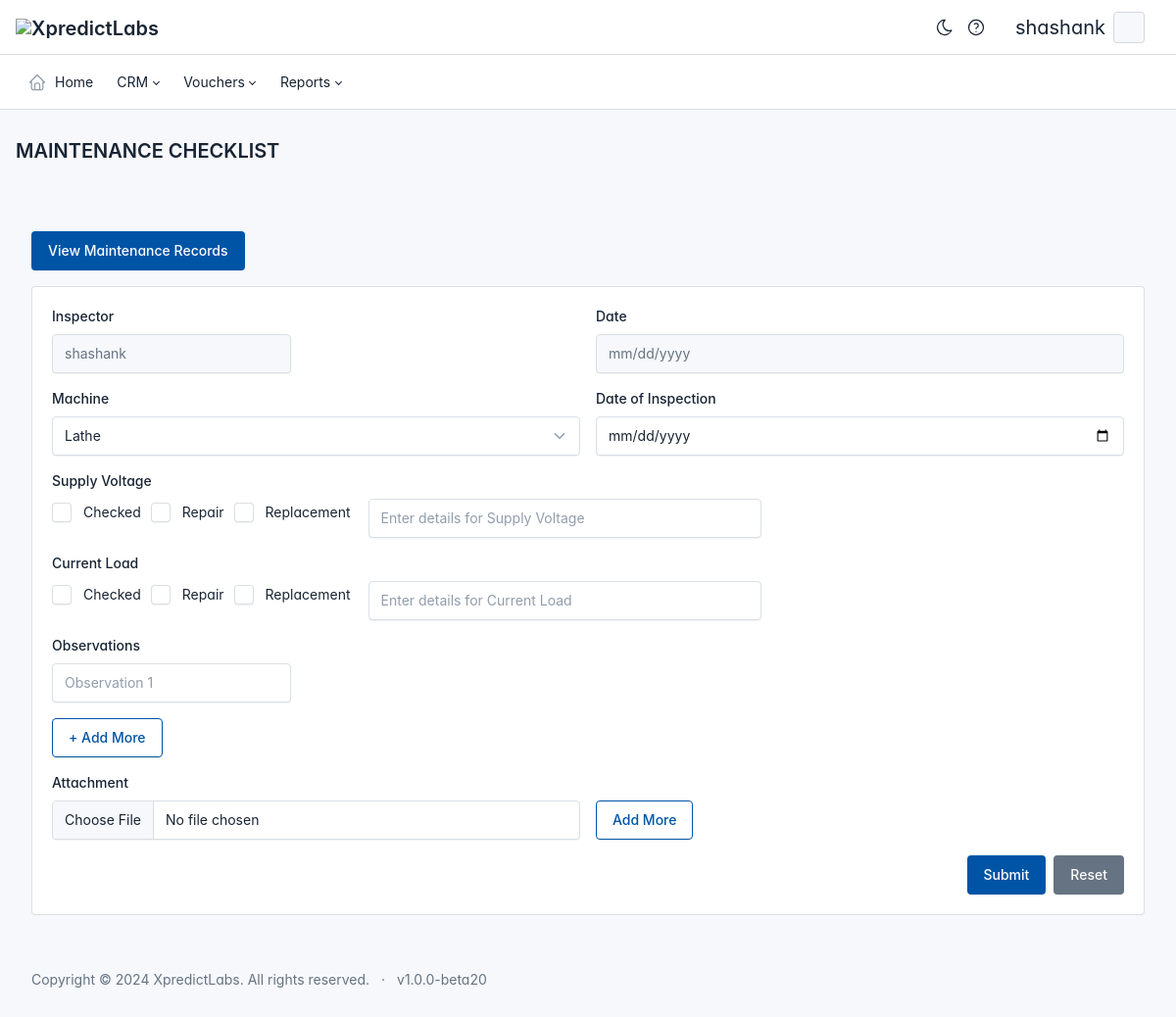
The app's page /maintenance-records/ (signed in) with its own data.
### app/models.py (models this page shows, shortened)
class UserProfile(models.Model):
    user = models.OneToOneField(User, on_delete=models.CASCADE)
    employee_id = models.CharField(max_length=10, unique=True, editable=False)
    zone = models.ForeignKey(Zone, on_delete=models.SET_NULL, null=True, blank=True, default=None)
    groups = models.ManyToManyField(Group, blank=True)
    email = models.EmailField(unique=True)  # Ensure unique email
    contact_number = models.CharField(max_length=15, default="0000000000")
    date_of_birth = models.DateField(default="2000-01-01")
    division = models.ForeignKey(Division, on_delete=models.SET_NULL, null=True, blank=True, default=None)
    target= models.ForeignKey(Target, on_delete=models.SET_NULL, null=True, blank=True)
    profile_picture = models.ImageField(upload_to="profile_pics/", default="profile_pics/default.jpg")

class CoreModule(models.Model):
    name = models.CharField(max_length=100, unique=True)  # Module name (e.g., "CRM")
    description = models.TextField(blank=True, null=True)  # Optional description
    is_active = models.BooleanField(default=True)  # Globally enable or disable this module
    slug = models.SlugField(unique=True, blank=True, null=True)  # Slug field for URL

### apage/views.py (the view, shortened to what this page needs)
# urls.py: path('maintenance-records/', views.maintenance_checklist_records, name='maintenance_checklist_records'),
@login_required
def maintenance_checklist_records(request):
    machines = Machine.objects.all()
    return render(request, 'apage/maintenance_checklist.html', {'machines': machines})

### app/context_processors.py (called while the page is built)
def user_role(request):
    if request.user.is_authenticated:
        user = request.user
        groups = user.groups.values_list('name', flat=True)  # Get the names of groups
        group_name = groups[0] if groups else "No Role"  # Assuming one role per user
        print(f"role : ",user_role)
        return {
            'username': user.username,
            'user_role': group_name
        }
    return {}  # Empty context if user is not authenticated

def group_buttons(request):
    return {
        'group_buttons': GroupButton.objects.all()
    }

def modules_with_submodules(request):
    if not request.user.is_authenticated:
        return {}  # Return an empty context for unauthenticated users
    module_visibility, _ = ModuleVisibility.objects.get_or_create(user=request.user)
    enabled_modules = module_visibility.get_enabled_modules()
    submodule_visibility_map = {
        submodule.submodule_id: submodule.is_visible
        for submodule in request.user.submodule_visibility.all()
    }
    modules_with_submodules = {}
    for module in enabled_modules:
        visible_submodules = [
            submodule for submodule in module.submodules.all()
            if submodule.is_active and submodule_visibility_map.get(submodule.id, False)
        ]
        modules_with_submodules[module] = visible_submodules
    return {
        'modules_with_submodules': modules_with_submodules,
    }

### app/models.py (called while the page is built)
    def get_enabled_modules(self):
        return self.enabled_modules.all()

### website/context_processors.py (called while the page is built, shortened)
def pay_now_context(request):
    payment_details = None
    selected_user = None
    expenses = None
    total_amount_to_be_paid = None
    transaction_id = None
    from_date = None
    to_date = None
    selected_filter = None
    user_id = request.GET.get('user_id', None)
    return {
        'selected_user': selected_user,
        'expenses': expenses,
        'total_amount_to_be_paid': total_amount_to_be_paid,
        'transaction_id': transaction_id,
        'from_date': from_date,
        'to_date': to_date,
        'selected_filter': selected_filter,
        'payment_details': payment_details,
    }

### templates/apage/maintenance_checklist.html (shortened to what this page needs)
{% extends "base.html" %}
{% block content %}
<div class="page-header d-print-none">
  <div class="container-fluid">
    <div class="row g-2 align-items-center">
      <div class="col">
        <h2 class="page-title">MAINTENANCE CHECKLIST</h2>
      </div>
    </div>
  </div>
</div>
<div class="container-fluid mt-5">
  <div class="page-body">
    <div class="container-fluid mt-5">
      <div class="d-flex justify-content-start mb-3">
          <a href="{% url 'maintenance_checklist' %}" class="btn btn-primary">
              View Maintenance Records
          </a>
      </div>
    <div class="row row-cards">
      <div class="col-12">
        <form method="post" class="card" enctype="multipart/form-data">
          <div class="card-body">
            <div class="row">
              <div class="col-md-6 mb-3">
                <label class="form-label" for="inspector-name">Inspector</label>
                <input type="text" class="form-control" id="inspector-name" name="inspector_name"
                  value="{{ user.username }}" disabled>
              </div>
              <div class="col-md-6 mb-3">
                <label class="form-label" for="date">Date</label>
                <input type="date" class="form-control" id="date" name="date" required disabled>
              </div>
            </div>
            <div class="row">
              <div class="col-md-6 mb-3">
                <label class="form-label" for="machine-name">Machine </label>
                <select class="form-select" id="machine-name" name="machine_name" required>
                  {% for machine in machines %}
                  <option value="{{ machine.id }}">{{ machine.name }}</option>
                  {% endfor %}
                </select>
              </div>
              <div class="col-md-6 mb-3">
                <label class="form-label" for="visit-date">Date of Inspection</label>
                <input type="date" class="form-control" id="visit-date" name="visit_date" required>
            </div>
            </div>
              <div class="row">
                <div class="col-md-8 mb-3">
                  <label class="form-label">Supply Voltage</label>
                  <div class="d-flex align-items-center">
                    <div class="form-check form-check-inline">
                      <input class="form-check-input" type="checkbox" name="supply_voltage" value="checked">
                      <span class="form-check-label">Checked</span>
                    </div>
                    <div class="form-check form-check-inline">
                      <input class="form-check-input" type="checkbox" name="supply_voltage" value="repair">
                      <span class="form-check-label">Repair</span>
                    </div>
                    <div class="form-check form-check-inline">
                      <input class="form-check-input" type="checkbox" name="supply_voltage" value="replacement">
                      <span class="form-check-label">Replacement</span>
                    </div>
                    <input type="text" class="form-control ms-2" name="supply_voltage_details" placeholder="Enter details for Supply Voltage" required>
                  </div>
                </div>
              </div>
              <div class="row">
                <div class="col-md-8 mb-3">
                  <label class="form-label">Current Load</label>
                  <div class="d-flex align-items-center">
                    <div class="form-check form-check-inline">
                      <input class="form-check-input" type="checkbox" name="current_load" value="checked">
                      <span class="form-check-label">Checked</span>
                    </div>
                    <div class="form-check form-check-inline">
                      <input class="form-check-input" type="checkbox" name="current_load" value="repair">
                      <span class="form-check-label">Repair</span>
                    </div>
                    <div class="form-check form-check-inline">
                      <input class="form-check-input" type="checkbox" name="current_load" value="replacement">
                      <span class="form-check-label">Replacement</span>
                    </div>
                    <input type="text" class="form-control ms-2" name="current_load_details" placeholder="Enter details for Current Load" required>
                  </div>
                </div>
              </div>
            <div class="row">
              <div class="col-md-6 mb-3">
                <label class="form-label" for="notes">Observations</label>
                <div id="notes-container">
                  <input type="text" class="form-control mb-2" name="observation[]" placeholder="Observation 1">
                </div>
                <button type="button" class="btn btn-outline-primary mt-2" id="add-note-btn">+ Add More </button>
              </div>
            </div>
            <div class="row" id="attachment-section">
              <div class="col-md-6 mb-3">
                <label class="form-label" for="attachment">Attachment</label>
                <input type="file" class="form-control" name="attachment[]">
              </div>
              <div class="col-md-6 mb-3 d-flex align-items-end">
                <button type="button" class="btn btn-outline-primary" id="add-attachment-btn">Add More</button>
              </div>
            </div>
            <div class="row">
              <div class="col-md-12 d-flex justify-content-end">
                <button type="submit" class="btn btn-primary me-2">Submit</button>
                <button type="reset" class="btn btn-secondary">Reset</button>
              </div>
            </div>
          </div>
        </form>
      </div>
    </div>
  </div>
</div>
{% endblock %}

### templates/base.html (shortened to what this page needs)
<!doctype html>
{% load static %}
<html lang="en">
<head>
	{% load static %}
	<link href="{% static 'css/tabler.min.css' %}" rel="stylesheet" />
	<link href="{% static 'css/tabler-flags.min.css' %}" rel="stylesheet" />
	<link href="{% static 'css/tabler-payments.min.css' %}" rel="stylesheet" />
	<link href="{% static 'css/tabler-vendors.min.css' %}" rel="stylesheet" />
	<link href="{% static 'css/extra.css' %}" rel="stylesheet" />
	<link href="{% static 'css/demo.min.css' %}" rel="stylesheet" />
	<link rel="stylesheet" href="https://cdn.datatables.net/2.1.8/css/dataTables.dataTables.css" />
	<link href="https://cdnjs.cloudflare.com/ajax/libs/select2/4.0.13/css/select2.min.css" rel="stylesheet" />
</head>
<body>
	<div class="page">
		<header class="navbar navbar-expand-md d-print-none">
			<div class="container-fluid">
				<h1 class="navbar-brand navbar-brand-autodark d-none-navbar-horizontal pe-0 pe-md-3">
					<a href="{% url 'home' %}">
						<img src="{% static 'xlogo.png' %}" width="110" height="32" alt="XpredictLabs"
							class="navbar-brand-image">
					</a>
				</h1>
				<div class="navbar-nav flex-row order-md-last">
					<div class=" d-flex">
						<a href="?theme=dark" class="nav-link px-0 hide-theme-dark" title="Enable dark mode"
							data-bs-toggle="tooltip" data-bs-placement="bottom">
						</a>
						<div class="nav-item dropdown d-flex me-3">
							<a href="#" class="nav-link px-0" data-bs-toggle="dropdown" aria-expanded="false" title="Help & Manuals">
							</a>
						</div>
						<div class="nav-item dropdown d-flex me-3">
							{% if user.is_authenticated %}
							<div class="nav-item dropdown ">
								<a href="#" class="nav-link d-flex lh-1 text-reset p-0" data-bs-toggle="dropdown"
									aria-label="Open user menu">
									<div class=" d-sm-block ps-2 me-2">
											<div class="fs-2">{{ user.username }} </div>
									</div>
									<span class="avatar avatar-sm"
      										style="background-image: url('{{ user.userprofile.profile_picture.url }}')">
									</span>
								</a>
							</div>
							{% else %}
							<div class="nav-item">
								<a class="nav-link text-white" href="{% url 'login' %}">Login</a>
							</div>
							{% endif %}
						</div>
					</div>
				</div>
			</div>
		</header>
		<header class="navbar-expand-md">
			<div class="collapse navbar-collapse" id="navbar-menu">
				<div class="navbar">
					<div class="container-fluid">
						<ul class="navbar-nav">
							<li class="nav-item">
								<a class="nav-link" href="{% url 'home' %}">
									<span class="nav-link-icon d-md-none d-lg-inline-block">
									</span>
									<span class="nav-link-title">
										Home
									</span>
								</a>
							</li>
									{% for module, visible_submodules in modules_with_submodules.items %}
									<li class="nav-item dropdown">
										<a class="nav-link dropdown-toggle" href="#" id="dropdown-{{ module.id }}"
											role="button" data-bs-toggle="dropdown" aria-haspopup="true"
											aria-expanded="false">
											{{ module.name }}
										</a>
									</li>
									{% endfor %}
						</ul>
					</div>
				</div>
			</div>
		</header>
		<div class="page-wrapper">
			{% block content %}{% endblock content %}
			<footer class="footer footer-transparent d-print-none">
				<div class="container-fluid">
					<div class="row text-center align-items-center flex-row">
						<div class="col-12 col-lg-auto mt-3 mt-lg-0">
							<ul class="list-inline list-inline-dots mb-0">
								<li class="list-inline-item">
									Copyright &copy; 2024
									<a href="https://xpredictlabs.com/" class="link-secondary"> XpredictLabs</a>.
									All rights reserved.
								</li>
								<li class="list-inline-item">
									v1.0.0-beta20
								</li>
							</ul>
						</div>
					</div>
				</div>
			</footer>
		</div>
	</div>
    <link href="https://cdn.jsdelivr.net/npm/select2@4.0.13/dist/css/select2.min.css" rel="stylesheet">
</body>
</html>

### templates/base.html (style rules this page uses)
:root { --tblr-font-sans-serif: 'Inter Var', -apple-system, BlinkMacSystemFont, San Francisco, Segoe UI, Roboto, Helvetica Neue, sans-serif; }
body { font-feature-settings: "cv03", "cv04", "cv11"; }

### templates/apage/maintenance_checklist.html (style rules this page uses)
.form-check-inline { margin-right: 10px; }
.form-check-label { white-space: nowrap; }
input[type="text"] { flex-grow: 1; }
@media (min-width: 768px) { input[type="text"] { width: auto; } }

### records on screen
CoreModule: name "CRM"
CoreModule: name "Vouchers"
CoreModule: name "Reports"

### other values on screen
{{ user.username }} "shashank"
form field machine_name "Lathe"
